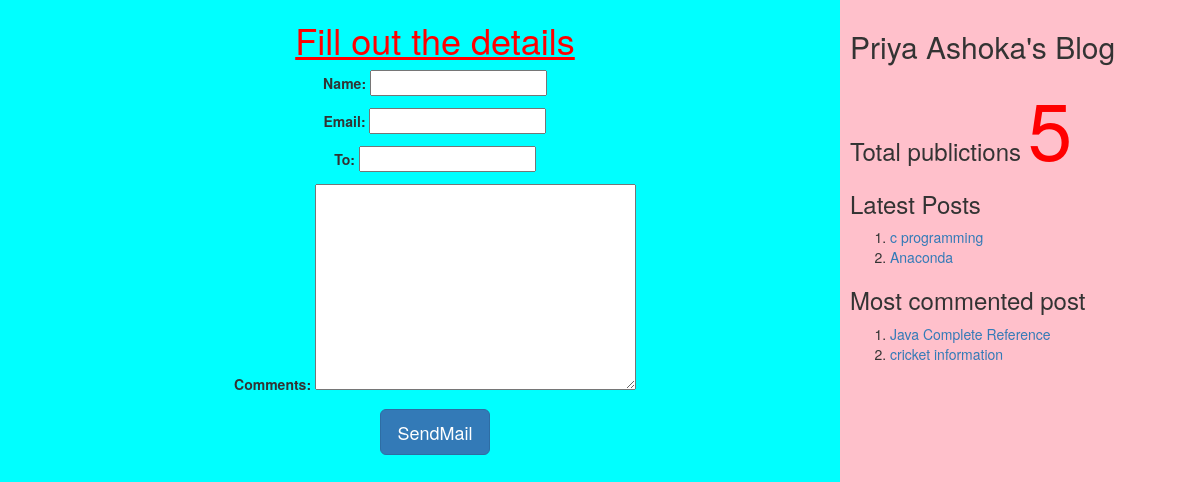
The app's page /11/share with its own data.
### myApp/models.py (models this page shows, shortened)
class Post(models.Model):
          tags=TaggableManager()
          STATUS_CHOICES=(('draft','Draft'),('published','Published'))
          title=models.CharField(max_length=256)
          slug=models.SlugField(max_length=264,unique_for_date='publish')
          author=models.ForeignKey(User,related_name='blog_posts',on_delete= models.CASCADE)
          body=models.TextField()
          publish=models.DateTimeField(default=timezone.now)
          created=models.DateTimeField(auto_now_add=True)
          updated=models.DateTimeField(auto_now=True)
          status= models.CharField(max_length=10,choices=STATUS_CHOICES,default='draft')
          objects=CustomManager()
          class Meta:
                ordering=('-publish',)
          def get_absolute_url(self):
                return reverse('post_detail',args=[self.publish.year,self.publish.strftime('%m'),self.publish.strftime('%d'),self.slug])

### myApp/views.py (the view, shortened to what this page needs)
# urls.py: url(r'^(?P<id>\d+)/share',views.mail_send_view),
def mail_send_view(request,id):
    post=get_object_or_404(Post,id=id,status='published')
    form=EmailSendForm()
    d={'post':post,'form':form}
    return render(request,'myApp/sharebymail.html',d)

### myApp/forms.py
class EmailSendForm(forms.Form):
    name=forms.CharField()
    email=forms.EmailField()
    to=forms.EmailField()
    comments=forms.CharField(required=False,widget=forms.Textarea)

### myApp/models.py (called while the page is built)
    def get_queryset(self):
        return super().get_queryset().filter(status='published')

### myApp/templatetags/mytags.py (called while the page is built)
@register.simple_tag
def total_posts():
    return Post.objects.count()

@register.inclusion_tag('myApp/latest_post.html')
def show_latest_posts(count=3):
    latest_posts=Post.objects.order_by('-publish')[:count]
    return {'latest_posts':latest_posts}

@register.simple_tag
def get_most_commented_posts(count=2):
    return Post.objects.annotate(total_comments=Count('comments')).order_by('-total_comments')[:count]

### templates/myApp/sharebymail.html (shortened to what this page needs)
<html>
{%extends "myApp/parent.html"%}
     {%block content_block%}
     <center>
     <h1 style="color:red"><u>Fill out the details</u></h1>
    <form  method="post">
      {{form.as_p}}
      <input type="submit" class='btn btn-lg btn-primary' value="SendMail">
       </form>
      </center>
    {%endblock%}

### templates/myApp/parent.html (shortened to what this page needs)
<html>
{%load mytags%}
    <head>
        <link rel="stylesheet" href="https://maxcdn.bootstrapcdn.com/bootstrap/3.3.7/css/bootstrap.min.css">
    </head>
    <body>
        <div class="content" style="width:70%;float:left;background-color:aqua;height:300%;padding:0 0 0 30px">
              {%block content_block%}
              {%endblock%}
        </div>
        <div class="sidebar" style="width:30%;float:right;background-color:pink;height:300%;padding:10px">
            <h2>Priya Ashoka's Blog</h2>
            <h3>Total publictions
              <span style="color:red;font-size:80px">
              {%total_posts%}</span>
              <h3>Latest Posts</h3>
              {% show_latest_posts 2 %}
              <h3>Most commented post</h3>
              {%get_most_commented_posts as m%}
              <ol>
                {%for post in m%}
                <li><a href="{{post.get_absolute_url}}">{{post.title}}</a></li>
                {%endfor%}
              </ol>
            </h3>
        </div>
    </body>
</html>

### templates/myApp/latest_post.html
<!DOCTYPE html>
<html lang="en" dir="ltr">
  <body>
    <ol>
    {%for post in latest_posts%}
    <li><a href="{{post.get_absolute_url}}">{{post.title}}</a></li>
    {%endfor%}
    </ol>
  </body>
</html>

### records on screen
Post: title "c programming"
Post: title "Anaconda"
Post: title "Java Complete Reference"
Post: title "cricket information"
